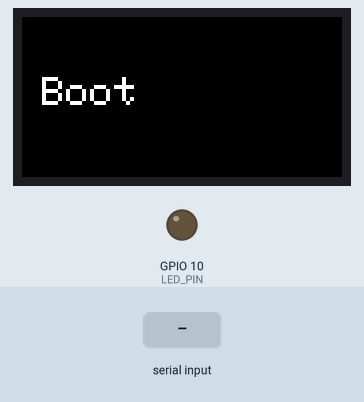
Bench run of a sketch on a simulated ESP32-S3. Shown: 160×80 colour display, output pins drawn as LEDs (lit = HIGH). The test bench sets the inputs (shaded band). What the sketch prints to the serial monitor is not drawn.

Above: at 1.3 s.
1.4 s: "1" received over Serial
At 1.8 s:
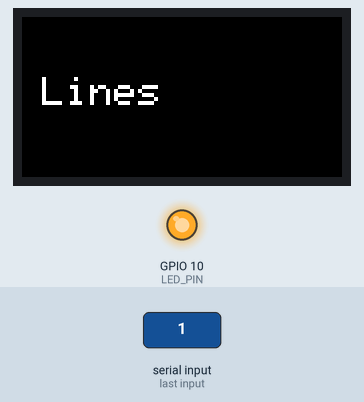
Timing chart, 0 to 4.4 s (numbered marks = the images above; inputs shaded):
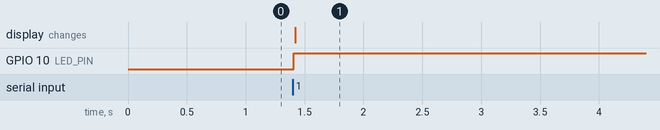

Measured:
- after the input at 1.4 s, GPIO 10 (LED_PIN): LOW → HIGH at once; the display: changes at once (image 1)

The sketch:

UE_Test.ino
```cpp
#include <M5StickC.h>
#define LED_PIN 10


int buttonread = 0;
void setup()
{
    M5.begin();
    M5.IMU.Init();

    M5.Lcd.setRotation(1);

    M5.Lcd.setTextColor(TFT_WHITE); // Adding a background colour erases previous text automatically

    M5.Lcd.setCursor(10, 30);
    M5.Lcd.setTextSize(2);
    M5.Lcd.print("Boot");
    Serial.setTimeout(5);
    pinMode(LED_PIN, OUTPUT);
}

void loop()
{

    // if (!Serial.available())
    //     return;
    // String str = Serial.readString();

    // if (buttonread)
    // {
    //     digitalWrite(LED_PIN, 1);
    // }
    // else
    // {
    //     digitalWrite(LED_PIN, 0);

    //     // int len=12;
    //     // Serial.println(len);
    //     float fVal = 12.34f;
    //     byte *fBuffer = reinterpret_cast<byte *>(&fVal);
    //     Serial.write(fBuffer, 4);
    // }
    if (Serial.available())
    {
        String str = Serial.readString();
        if (str = "lines")
        {
            float fVal = 12.34f;
            byte *fBuffer = reinterpret_cast<byte *>(&fVal);
            Serial.write(fBuffer, 4);
            digitalWrite(LED_PIN,HIGH);
            M5.Lcd.fillScreen(TFT_BLACK);
            M5.Lcd.setCursor(10, 30);
            M5.Lcd.setTextSize(2);
            M5.Lcd.print("Lines");
        }
        else
        {
            /* code */
        }

    }
}
```
